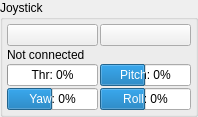
       <widget class="QGroupBox" name="groupBox">
        <property name="sizePolicy">
         <sizepolicy hsizetype="Preferred" vsizetype="Preferred">
          <horstretch>1</horstretch>
          <verstretch>0</verstretch>
         </sizepolicy>
        </property>
        <property name="maximumSize">
         <size>
          <width>180</width>
          <height>16777215</height>
         </size>
        </property>
        <property name="title">
         <string>Joystick</string>
        </property>
        <layout class="QGridLayout" name="gridLayout_5">
         <property name="leftMargin">
          <number>4</number>
         </property>
         <property name="topMargin">
          <number>4</number>
         </property>
         <property name="rightMargin">
          <number>4</number>
         </property>
         <property name="bottomMargin">
          <number>4</number>
         </property>
         <property name="spacing">
          <number>2</number>
         </property>
         <item row="0" column="0">
          <widget class="QPushButton" name="jsDisconnectButton">
           <property name="text">
            <string/>
           </property>
           <property name="icon">
            <iconset resource="resources.qrc">
             <normaloff>:/models/Icons/Disconnected-96.png</normaloff>:/models/Icons/Disconnected-96.png</iconset>
           </property>
          </widget>
         </item>
         <item row="3" column="1">
          <widget class="QProgressBar" name="mrRollBar">
           <property name="minimum">
            <number>-100</number>
           </property>
           <property name="value">
            <number>0</number>
           </property>
           <property name="format">
            <string>Roll: %v%</string>
           </property>
          </widget>
         </item>
         <item row="2" column="0">
          <widget class="QProgressBar" name="mrThrottleBar">
           <property name="minimum">
            <number>0</number>
           </property>
           <property name="value">
            <number>0</number>
           </property>
           <property name="format">
            <string>Thr: %v%</string>
           </property>
          </widget>
         </item>
         <item row="0" column="1">
          <widget class="QPushButton" name="jsConnectButton">
           <property name="text">
            <string/>
           </property>
           <property name="icon">
            <iconset resource="resources.qrc">
             <normaloff>:/models/Icons/Connected-96.png</normaloff>:/models/Icons/Connected-96.png</iconset>
           </property>
          </widget>
         </item>
         <item row="1" column="0" colspan="2">
          <widget class="QLabel" name="jsConnectedLabel">
           <property name="text">
            <string>Not connected</string>
           </property>
          </widget>
         </item>
         <item row="3" column="0">
          <widget class="QProgressBar" name="mrYawBar">
           <property name="minimum">
            <number>-100</number>
           </property>
           <property name="value">
            <number>0</number>
           </property>
           <property name="format">
            <string>Yaw: %v%</string>
           </property>
          </widget>
         </item>
         <item row="2" column="1">
          <widget class="QProgressBar" name="mrPitchBar">
           <property name="minimum">
            <number>-100</number>
           </property>
           <property name="value">
            <number>0</number>
           </property>
           <property name="format">
            <string>Pitch: %v%</string>
           </property>
          </widget>
         </item>
        </layout>
       </widget>
